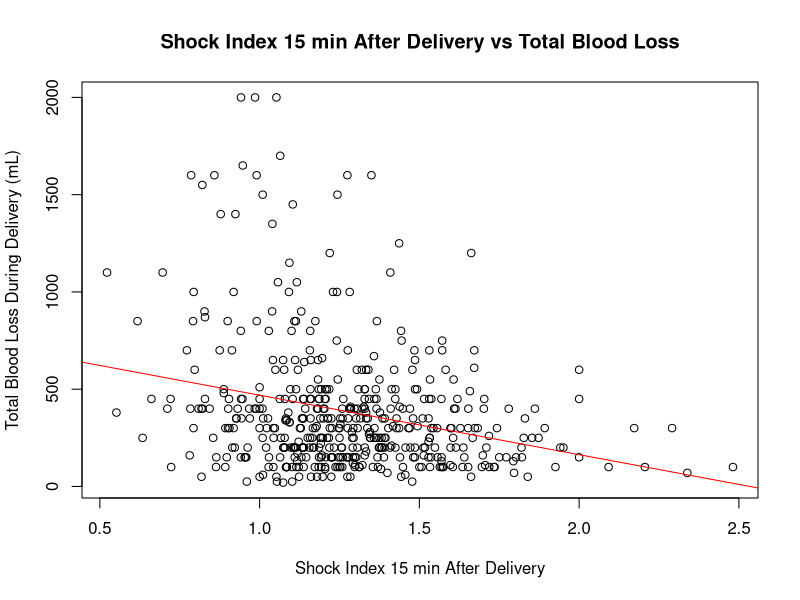
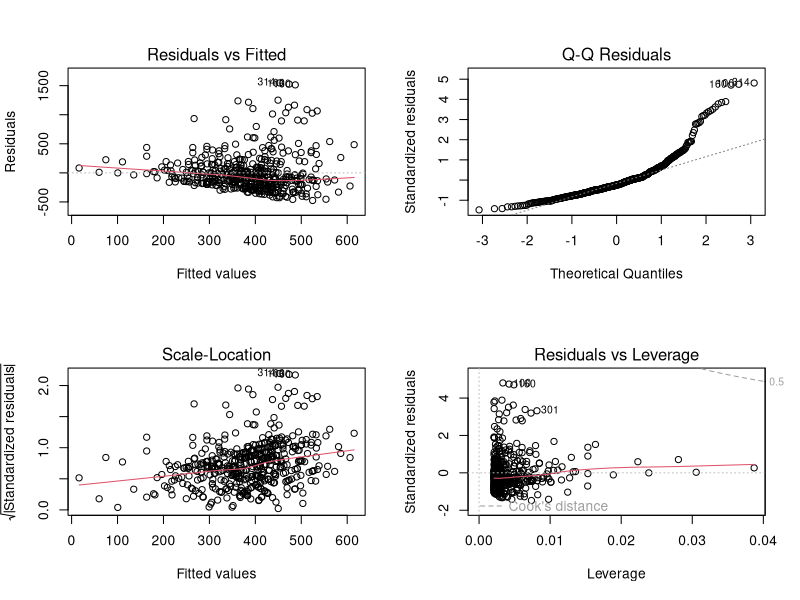
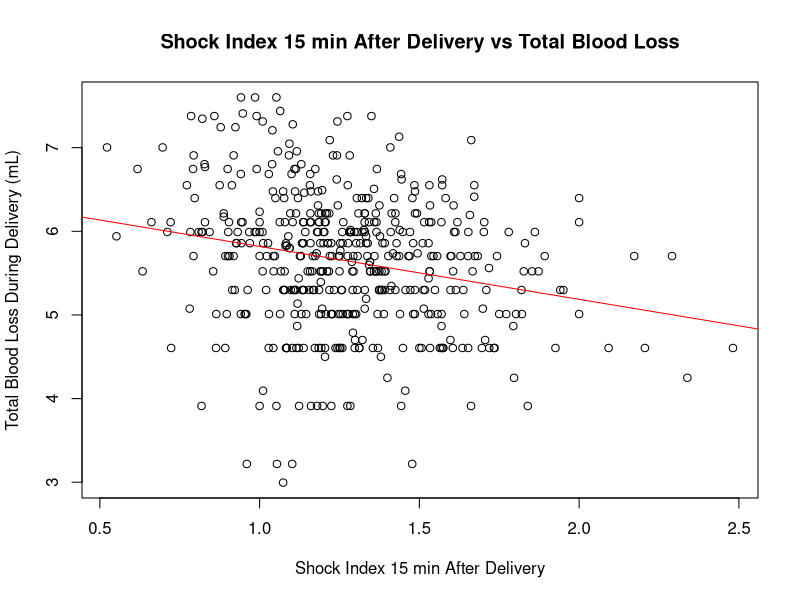
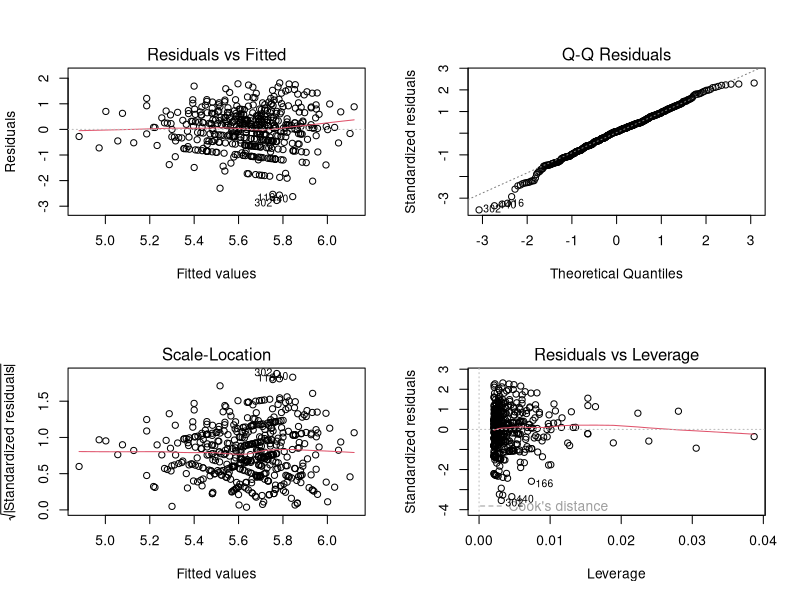

Source code (R) for these figures, in order:
# PUBH6450; HW 5
# Kath Fillman

# setwd & load data
setwd("~/PUBH6450/HW_5")
pph <- read.csv('PPHstudy.csv')

# SI as a predictor of blood loss during delivery
SI15 <- pph$SBP15/pph$HR15

# check the dimensions match
length(SI15)
length(pph$TotalBloodLoss)

# Create model & plot
model <- lm(pph$TotalBloodLoss~SI15)
plot(SI15, pph$TotalBloodLoss,
     xlab="Shock Index 15 min After Delivery",
     ylab="Total Blood Loss During Delivery (mL)",
     main="Shock Index 15 min After Delivery vs Total Blood Loss")
abline(model, col='red')

# Calculate cook's distance
cookd<-cooks.distance(model)
which(cookd > 1) # no influential points

# Model diagnostics
par(mfrow=c(2,2))
plot(model)
par(mfrow=c(1,1))



# Not equal variance, log transform total blood loss
SI152 <- pph$SBP15/pph$HR15
model2 <- lm(log(pph$TotalBloodLoss)~SI15)
plot(SI15, log(pph$TotalBloodLoss),
     xlab="Shock Index 15 min After Delivery",
     ylab="Total Blood Loss During Delivery (mL)",
     main="Shock Index 15 min After Delivery vs Total Blood Loss")
abline(model2, col='red')

# Calculate cook's distance round 2
cookd2<-cooks.distance(model2)
which(cookd2 > 1) # no influential points

# Model diagnostics round 2
par(mfrow=c(2,2))
plot(model2)
par(mfrow=c(1,1))

# Inference
summary(model2)
confint(model2, level=0.95)
